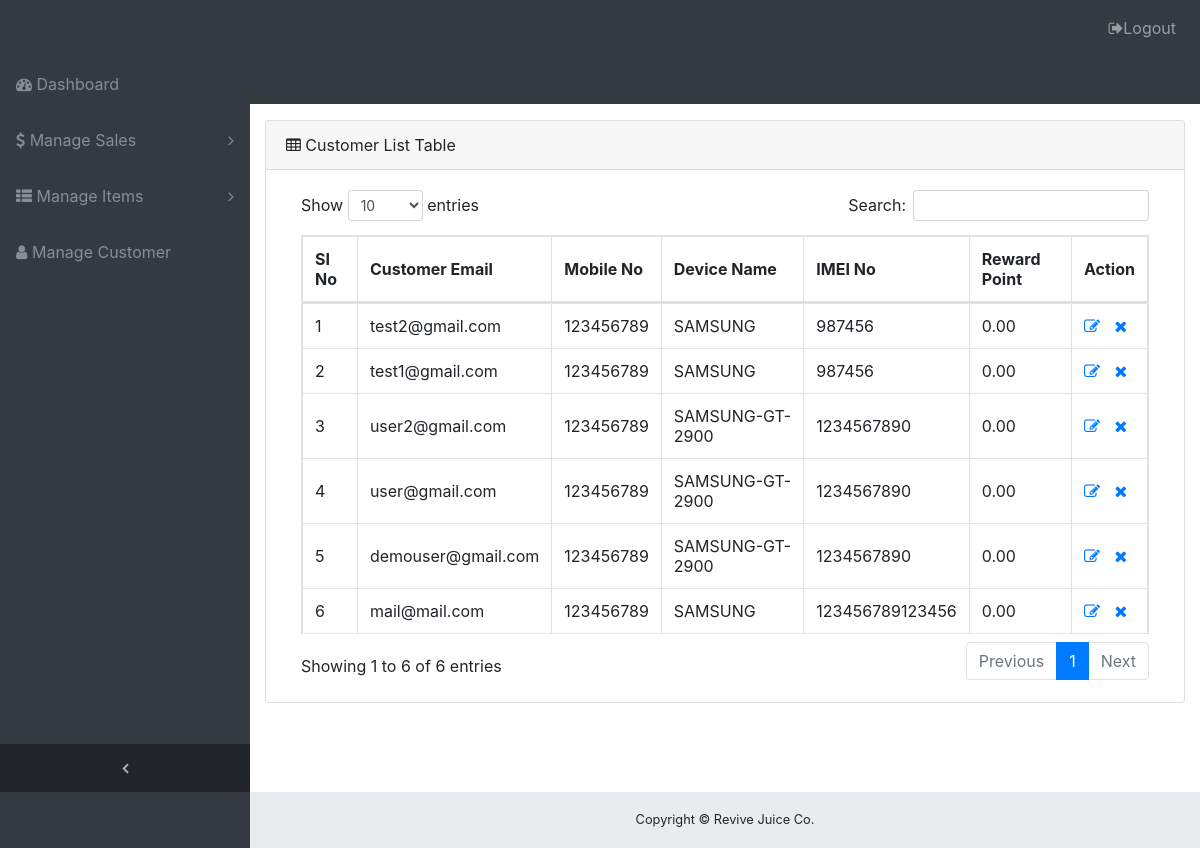
Before: /customer-list.php (signed in) with the older database file.
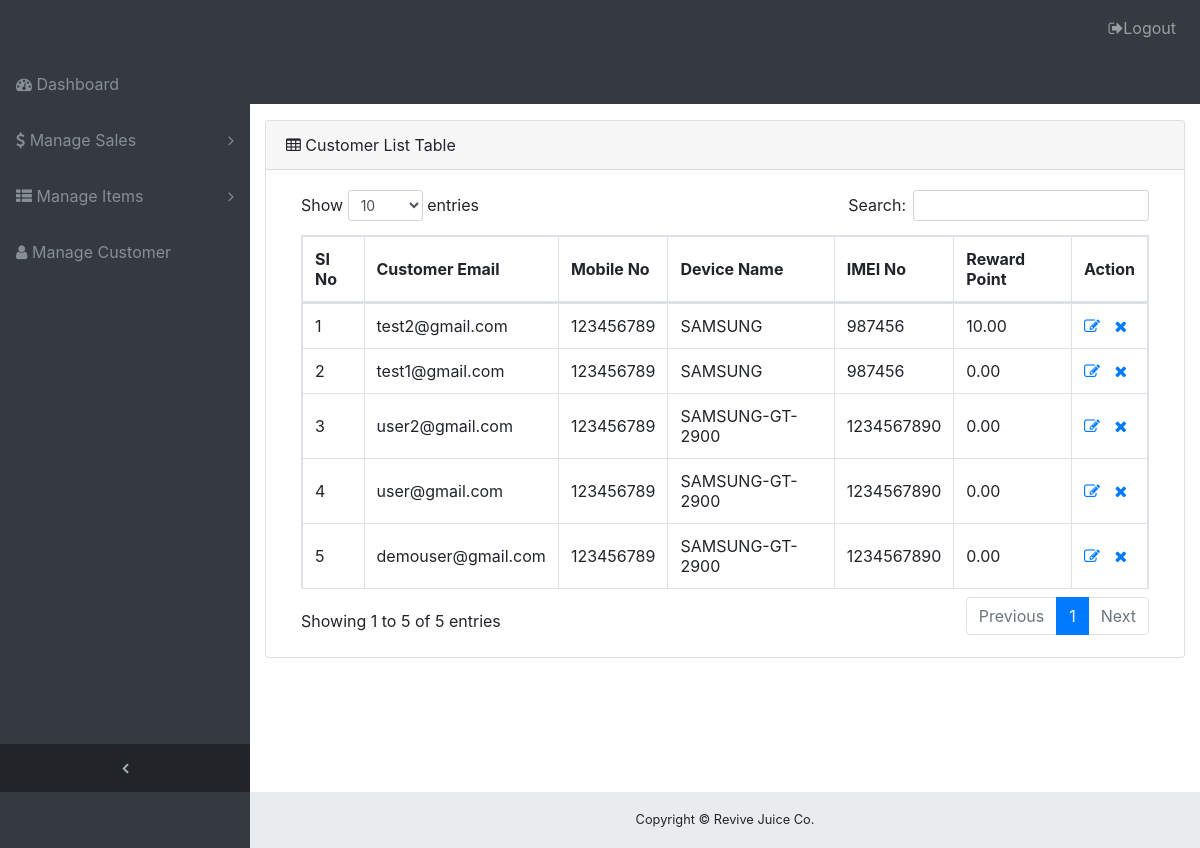
After: the same page with the newer database file.
### tables this page shows
CREATE TABLE `customers` (
  `id` int(10) NOT NULL,
  `email` varchar(100) NOT NULL,
  `password` varchar(100) NOT NULL,
  `mobile_no` bigint(20) NOT NULL,
  `device_name` varchar(100) NOT NULL,
  `imei_no` varchar(25) NOT NULL,
  `reward_point` double(15,2) DEFAULT '0.00'
);

### session.php (called while the page is built, shortened)
<?php
function isLoggedIn() {
	if (isset($_SESSION['email']) && $_SESSION['email'] != NULL) {
		return true;
	} else return false;
}

### customer-list.php (the view, shortened to what this page needs)
<?php include('session.php');?>
<?php
    if (!isLoggedIn()) {
        header("Location: login.php");
    } else echo "<br>Email: ".$_SESSION['email']."<br>";
?>
<?php include('header.php');?>
<?php
$db = db_connect();
$counter = 1;
if ($db) {
    $sql = "SELECT * FROM customers ORDER BY id DESC";
    $result = mysqli_query($db,$sql);
    }
?>
<div class="content-wrapper">
    <div class="container-fluid">
        <div class="card mb-3">
            <div class="card-header">
                <i class="fa fa-table"></i> Customer List Table
            </div>
            <div class="card-body">
                <div class="table-responsive">
                    <table class="table table-bordered" id="dataTable" width="100%" cellspacing="0">
                        <thead>
                            <tr>
                                <th>SI No</th>
                                <th>Customer Email</th>
                                <th>Mobile No</th>
                                <th>Device Name</th>
                                <th>IMEI No</th>
                                <th>Reward Point</th>
                                <th>Action</th>
                            </tr>
                        </thead>
                        <tbody>
                        <?php
                        if (mysqli_num_rows($result) > 0) {
                        while ( $result_sets = mysqli_fetch_assoc($result)){
                        ?>
                            <tr>
                                <td><?php echo $counter ++;?></td>
                                <td><?php echo $result_sets['email'];?></td>
                                <td><?php echo $result_sets['mobile_no'];?></td>
                                <td><?php echo $result_sets['device_name'];?></td>
                                <td><?php echo $result_sets['imei_no'];?></td>
                                <td><?php echo $result_sets['reward_point'];?></td>
                                <td>
                                    <span data-toggle="tooltip" data-placement="top" title="Edit this row" style="margin-right: 5px;"><a href="customer-edit.php?id=<?php echo $result_sets['id'];?>"><i class="fa fa-pencil-square-o"></i></span></a></span>
                                    <span data-toggle="tooltip" data-placement="top" title="Delete this row" style="margin-left: 5px;"><a href="customer-delete-process.php?id=<?php echo $result_sets['id'];?>" onclick="return confirm('Are u sure want to delete this customer?')"><i class="fa fa-times"></i></span></a></span>
                                </td>
                            </tr>
                        <?php } }?>
                        </tbody>
                    </table>
                </div>
            </div>
        </div>
    </div>
<?php include('footer.php');?>

### header.php (shortened to what this page needs)
<!DOCTYPE html>
<html lang="en">
<head>
    <link rel="stylesheet" href="vendor/bootstrap/css/bootstrap.min.css" rel="stylesheet" type="text/css">
    <link rel="stylesheet" href="vendor/font-awesome/css/font-awesome.min.css" rel="stylesheet">
    <link rel="stylesheet" href="vendor/datatables/dataTables.bootstrap4.css" rel="stylesheet">
    <link rel="stylesheet" href="vendor/bootstrap/css/bootstrap-select.css">
    <link rel="stylesheet" href="css/sb-admin.css" rel="stylesheet">
    <link rel="stylesheet" href="css/custom.css" rel="stylesheet">
</head>
<body class="fixed-nav sticky-footer bg-dark" id="page-top">
    <nav class="navbar navbar-expand-lg navbar-dark bg-dark fixed-top" id="mainNav">
        <div class="collapse navbar-collapse" id="navbarResponsive">
            <ul class="navbar-nav navbar-sidenav" id="exampleAccordion">
                <li class="nav-item" data-toggle="tooltip" data-placement="right" title="Dashboard">
                    <a class="nav-link" href="index.php">
                        <i class="fa fa-dashboard"></i>
                        <span class="nav-link-text">Dashboard</span>
                    </a>
                </li>
                        <li class="nav-item" data-toggle="tooltip" data-placement="right" title="Menu Levels">
                          <a class="nav-link nav-link-collapse collapsed" data-toggle="collapse" href="#collapseMulti" data-parent="#exampleAccordion">
                            <i class="fa fa-usd"></i>
                            <span class="nav-link-text">Manage Sales</span>
                          </a>
                        </li>
                <li class="nav-item" data-toggle="tooltip" data-placement="right" title="Menu Levels">
                    <a class="nav-link nav-link-collapse collapsed" data-toggle="collapse" href="#collapseItems" data-parent="#exampleAccordion">
                    <i class="fa fa-th-list"></i>
                    <span class="nav-link-text">Manage Items</span>
                    </a>
                </li>
                <li class="nav-item" data-toggle="tooltip" data-placement="right" title="Food Details">
                    <a class="nav-link" href="customer-list.php">
                        <i class="fa fa-user"></i>
                        <span class="nav-link-text">Manage Customer</span>
                    </a>
                </li>
            </ul>
            <ul class="navbar-nav sidenav-toggler">
                <li class="nav-item">
                    <a class="nav-link text-center" id="sidenavToggler">
                        <i class="fa fa-fw fa-angle-left"></i>
                    </a>
                </li>
            </ul>
            <ul class="navbar-nav ml-auto">
                <li class="nav-item">
                    <a class="nav-link" href="logout-process.php" onclick="return confirm('Are u sure want to Logout?')">
                        <i class="fa fa-sign-out"></i>Logout
                    </a>
                </li>
            </ul>
        </div>
    </nav>

### footer.php (shortened to what this page needs)
<footer class="sticky-footer">
    <div class="container">
        <div class="text-center">
            <small>Copyright © Revive Juice Co.</small>
        </div>
    </div>
</footer>
</div>
</body>
</html>

### css/sb-admin.css (style rules this page uses)
html { position: relative; min-height: 100%; }
body { overflow-x: hidden; }
body.sticky-footer { margin-bottom: 56px; }
body.sticky-footer .content-wrapper { min-height: calc(100vh - 56px - 56px); }
body.fixed-nav { padding-top: 56px; }
.content-wrapper { min-height: calc(100vh - 56px); padding-top: 1rem; }
#mainNav .navbar-collapse { overflow: auto; max-height: 75vh; }
#mainNav .navbar-collapse .navbar-nav .nav-item .nav-link { cursor: pointer; }
#mainNav .navbar-collapse .navbar-sidenav .nav-link-collapse:after { float: right; content: '\f107'; font-family: 'FontAwesome'; }
#mainNav .navbar-collapse .navbar-sidenav .nav-link-collapse.collapsed:after { content: '\f105'; }
#mainNav .navbar-collapse .sidenav-toggler { display: none; }
@media (min-width: 992px) { #mainNav .navbar-collapse { overflow: visible; max-height: none; } }
@media (min-width: 992px) { #mainNav .navbar-collapse .navbar-sidenav { position: absolute; top: 0; left: 0; overflow-x: hidden; overflow-y: auto; -webkit-flex-direction: column; -ms-flex-direction: column; flex-direction: column; margin-top: 56px; } }
@media (min-width: 992px) { #mainNav .navbar-collapse .navbar-sidenav > .nav-item { width: 250px; padding: 0; } }
@media (min-width: 992px) { #mainNav .navbar-collapse .navbar-sidenav > .nav-item > .nav-link { padding: 1em; } }
#mainNav.fixed-top .sidenav-toggler { display: none; }
@media (min-width: 992px) { #mainNav.fixed-top .navbar-sidenav { height: calc(100vh - 112px); } }
@media (min-width: 992px) { #mainNav.fixed-top .sidenav-toggler { position: absolute; top: 0; left: 0; display: flex; overflow-x: hidden; overflow-y: auto; -webkit-flex-direction: column; -ms-flex-direction: column; flex-direction: column; margin-top: calc(100vh - 56px); } }
@media (min-width: 992px) { #mainNav.fixed-top .sidenav-toggler > .nav-item { width: 250px; padding: 0; } }
@media (min-width: 992px) { #mainNav.fixed-top .sidenav-toggler > .nav-item > .nav-link { padding: 1em; } }
#mainNav.fixed-top.navbar-dark .sidenav-toggler { background-color: #212529; }
#mainNav.fixed-top.navbar-dark .sidenav-toggler a i { color: #adb5bd; }
.content-wrapper { overflow-x: hidden; background: white; }
@media (min-width: 992px) { .content-wrapper { margin-left: 250px; } }
#sidenavToggler i { font-weight: 800; }
#mainNav.navbar-dark .navbar-collapse .navbar-sidenav .nav-link-collapse:after { color: #868e96; }
#mainNav.navbar-dark .navbar-collapse .navbar-sidenav > .nav-item > .nav-link { color: #868e96; }
@media (min-width: 992px) { #mainNav.navbar-dark .navbar-collapse .navbar-sidenav { background: #343a40; } }
footer.sticky-footer { position: absolute; right: 0; bottom: 0; width: 100%; height: 56px; background-color: #e9ecef; line-height: 55px; }
@media (min-width: 992px) { footer.sticky-footer { width: calc(100% - 250px); } }

### css/custom.css (style rules this page uses)
table.table-bordered.dataTable td:last-child, table.table-bordered.dataTable td:last-child { border-right: 1px solid #dee2e6 !important; }
table.table-bordered.dataTable td:first-child, table.table-bordered.dataTable td:first-child { border-left: 1px solid #dee2e6 !important; }
table.table-bordered.dataTable th:last-child, table.table-bordered.dataTable th:last-child { border-right: 1px solid #dee2e6 !important; }
table.table-bordered.dataTable th:first-child, table.table-bordered.dataTable th:first-child { border-left: 1px solid #dee2e6 !important; }
table.table-bordered.dataTable th, table.table-bordered.dataTable td { vertical-align: middle; }

Changed rows visible on the page:
removed customers: email "mail@mail.com", mobile_no "123456789", device_name "SAMSUNG", imei_no "123456789123456", reward_point "0.00"
changed customers "test2@gmail.com": reward_point "0.00" → "10.00"
Other visible differences:
text written by a page script: "Show entries Search: Showing 1 to 6 of 6 entries Previous 1 Next" → "Show entries Search: Showing 1 to 5 of 5 entries Previous 1 Next"
